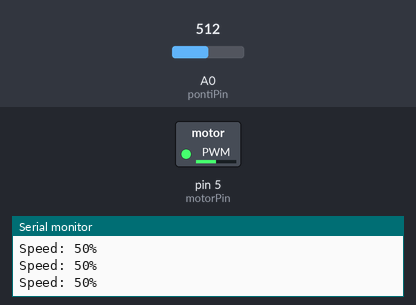
Simulated run of this sketch. Board: Arduino Uno, built with avr-gcc and run on an emulated ATmega328P. Parts: switched loads named in the sketch (green lamp = pin HIGH), the last lines printed to the serial monitor. The test bench sets the inputs (shaded band); at power-on: A0 (pontiPin) = 512.

Above: at 1.2 s.
1.3 s: A0 (pontiPin) set to 1004
At 2.5 s:
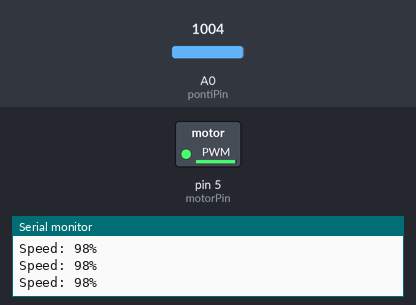
2.8 s: A0 (pontiPin) set to 1023
At 3.6 s:
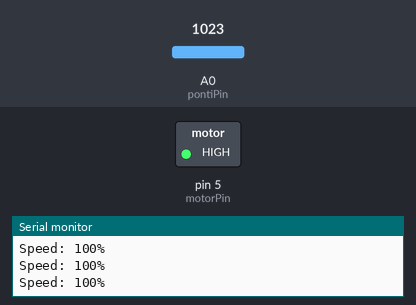
5.8 s: A0 (pontiPin) set to 108
At 7.0 s:
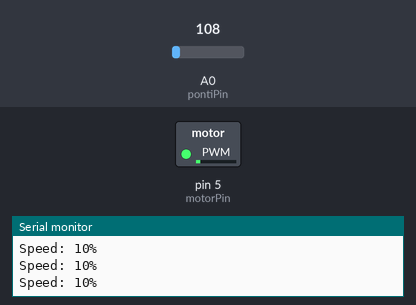
7.3 s: A0 (pontiPin) set to 95
At 8.6 s:
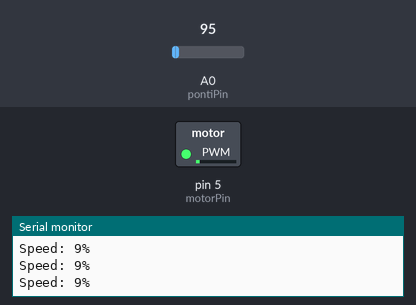
10.3 s: A0 (pontiPin) set to 716
At 10.8 s:
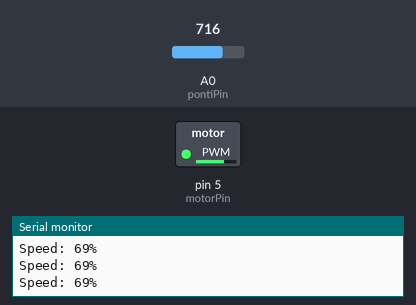
11.8 s: A0 (pontiPin) set to 511
At 13.1 s:
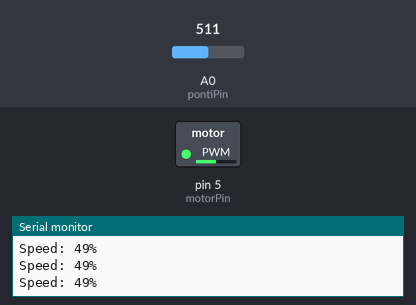
Timing chart, 0 to 14.8 s (numbered marks = the images above; inputs shaded):
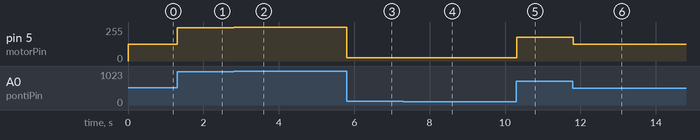

Measured:
- after the input at 1.3 s, pin 5 (motorPin): 127/255 → 250/255 at once
- after the input at 2.8 s, pin 5 (motorPin): 250/255 → 255/255 at once
- after the input at 5.8 s, pin 5 (motorPin): 255/255 → 26/255 at once
- after the input at 7.3 s, pin 5 (motorPin): 26/255 → 23/255 at once
- after the input at 10.3 s, pin 5 (motorPin): 23/255 → 178/255 at once
- after the input at 11.8 s, pin 5 (motorPin): 178/255 → 127/255 at once

The sketch:

DronePowerWeightTest.ino
```cpp
const int motorPin = 5;
const int pontiPin = A0;

void setup() {
  Serial.begin(9600);
  pinMode(motorPin, OUTPUT);
}

void loop() {
  int potiWert = analogRead(pontiPin);
  int motorgeschwindigkeit = map(potiWert, 0, 1023, 0 ,255); // map(value, fromLow, fromHigh, toLow, toHigh);

  analogWrite(motorPin, motorgeschwindigkeit);
  Serial.print("Speed: ");
  int prozent = map(potiWert, 0, 1023, 0, 100);
  Serial.print(prozent);
  Serial.println("%");
  delay(10);
}
```
